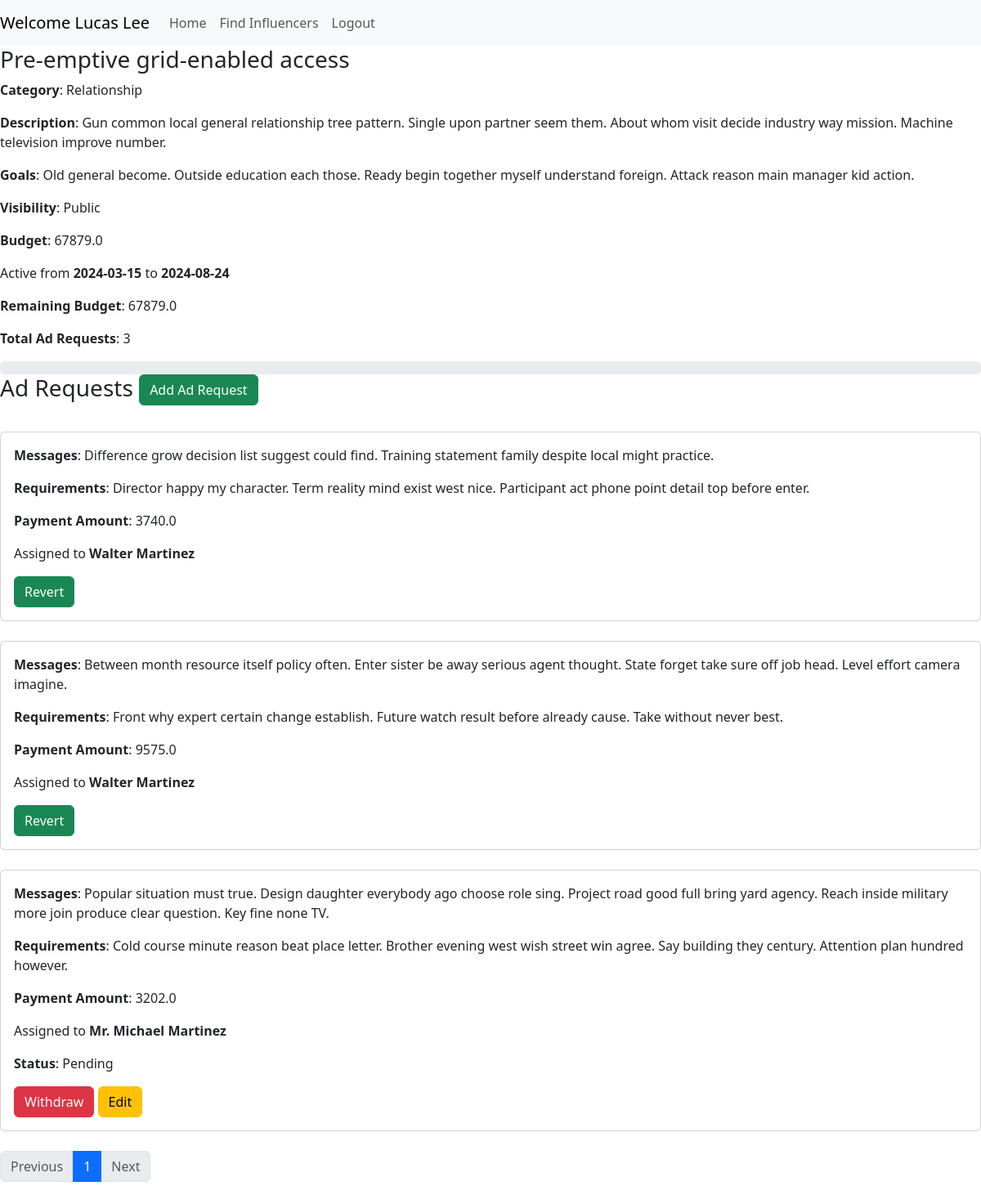
The app's page /campaign/1 (signed in) with its own data.
### components/models.py (models this page shows)
class User(db.Model, UserMixin):
    __tablename__ = "user"
    id = db.Column(db.Integer, primary_key=True, unique = True, nullable=False)
    role = db.Column(db.String, nullable=False)
    name = db.Column(db.String, nullable=False)
    email = db.Column(db.String, nullable=False, unique = True)
    password = db.Column(db.String, nullable=False)
    industry = db.Column(db.String)
    category = db.Column(db.String)
    reach = db.Column(db.Float)
    created_on = db.Column(db.Date, nullable=False)
    campaigns = db.relationship('Campaign', back_populates = 'sponsor')
    ad_requests = db.relationship('Ad_request', back_populates = 'influencer')

class Campaign(db.Model):
    __tablename__ = "campaign"
    id = db.Column(db.Integer, primary_key=True, unique = True, nullable=False)
    sponsor_id = db.Column(db.Integer, db.ForeignKey('user.id'), nullable=False)
    sponsor = db.relationship('User', back_populates = 'campaigns', uselist=False)
    name = db.Column(db.String, nullable=False)
    description = db.Column(db.String, nullable=False)
    goals = db.Column(db.String, nullable=False)
    category = db.Column(db.String, nullable=False)
    budget = db.Column(db.Float, nullable=False)
    remaining = db.Column(db.Float, nullable=False)
    visibility = db.Column(db.String, nullable=False)
    start_date = db.Column(db.Date, nullable=False)
    end_date = db.Column(db.Date, nullable=False)
    created_on = db.Column(db.Date, nullable=False)
    ad_requests = db.relationship('Ad_request', back_populates = 'campaign')

class Ad_request(db.Model):
    __tablename__ = "ad_request"
    id = db.Column(db.Integer, primary_key=True, unique = True, nullable=False)
    influencer_id = db.Column(db.Integer, db.ForeignKey('user.id'))
    influencer = db.relationship('User', back_populates = 'ad_requests', uselist=False)
    campaign_id = db.Column(db.Integer, db.ForeignKey('campaign.id'), nullable=False)
    campaign = db.relationship('Campaign', back_populates = 'ad_requests', uselist=False)
    messages = db.Column(db.String, nullable=False)
    requirements = db.Column(db.String, nullable=False)
    payment_amount = db.Column(db.Float, nullable=False)
    status = db.Column(db.String, nullable=False)
    negotiate = db.Column(db.Boolean, nullable=False, default=False)
    created_on = db.Column(db.Date, nullable=False)
    accepted_on = db.Column(db.Date)
    rejected_on = db.Column(db.Date)

### app.py (the view, shortened to what this page needs)
@app.route('/campaign/<id>', methods=['GET', 'POST'])
@login_required
def campaign(id):
    user = current_user
    form_id = request.form.get('form_id')
    page = request.args.get('page', 1, type=int)
    error = request.args.get('error', '')
    campaign = get_campaign(id)
    ad_requests = get_campaign_ad_requests([id], page)
    if request.method == 'GET':
        return render_template('campaign.html', user=user, campaign=campaign, ad_requests=ad_requests, error=error)
    elif request.method == 'POST' and form_id == 'negotiate_ad':
        ad_request = id_check(request, "Ad request", "campaign")
        payment_amount = request.form.get('payment_amount')
        update_ad_request(ad_request.id, {"payment_amount": payment_amount, "negotiate": True, "status": "Pending"})
        return redirect(url_for('campaign', id=id, error="Ad request updated successfully"))
    elif request.method == 'POST' and form_id == 'withdraw_ad':
        ad_request = id_check(request, "Ad request", "campaign")
        delete_ad_request(ad_request.id)
        return redirect(url_for('campaign', id=id, error="Ad request deleted successfully"))

### app.py (called while the page is built)
@login_manager.user_loader
def load_user(user_id):
    user = User.query.get(user_id)
    return user

### components/ad_request.py (called while the page is built)
def get_campaign_ad_requests(campaign_id, page):
    if page == -1:
        ad_requests = Ad_request.query.filter(Ad_request.campaign_id.in_(campaign_id)).all()
        return ad_requests
    ad_requests = Ad_request.query.filter(Ad_request.campaign_id.in_(campaign_id)).paginate(page=page, per_page=5, error_out=False)
    return ad_requests

### components/campaign.py (called while the page is built)
def get_campaign(campaign_id):
    campaign = Campaign.query.filter_by(id=campaign_id).first()
    return campaign

### templates/campaign.html (shortened to what this page needs)
<!DOCTYPE html>
<html lang="en">
<head>
    <link href="https://cdn.jsdelivr.net/npm/bootstrap@5.3.3/dist/css/bootstrap.min.css" rel="stylesheet">
</head>
<body style="margin-top:56px">
    {% if user.role == "Sponsor" %}
    <nav class="navbar navbar-expand-lg navbar-light bg-light fixed-top">
        <a class="navbar-brand" href="#">Welcome {{ user.name }}</a>
        <div class="collapse navbar-collapse" id="navbarSupportedContent">
          <ul class="navbar-nav mr-auto">
            <li class="nav-item">
              <a class="nav-link" href="{{ url_for('sponsor_dashboard') }}">Home</a>
            </li>
            <li class="nav-item">
                <a class="nav-link" href="{{ url_for('search') }}">Find Influencers</a>
            </li>
            <li class="nav-item">
                <a class="nav-link" href="{{ url_for('logout') }}">Logout</a>
            </li>
          </ul>
        </div>
    </nav>
    {% endif %}
    <div class="Campaign">
        <h3>{{ campaign.name }}</h3>
        <p><b>Category</b>: {{ campaign.category }}</p>
        <p><b>Description</b>: {{ campaign.description }}</p>
        <p><b>Goals</b>: {{ campaign.goals }}</p>
        <p><b>Visibility</b>: {{ campaign.visibility }}</p>
        <p><b>Budget</b>: {{ campaign.budget }}</p>
        <p>Active from <b>{{ campaign.start_date }}</b> to <b>{{ campaign.end_date }}</b></p>
        <p><b>Remaining Budget</b>: {{ campaign.remaining }}</p>
        {% if user.role == "Sponsor" or user.role == "Admin" %}
        <p><b>Total Ad Requests</b>: {{ ad_requests.total }}</p>
        {% endif %}
        <div class="progress">
        </div>
    </div>
     <div id="ad_requests">
        <h3>Ad Requests
        {% if user.role == "Sponsor" %}
            <button type="button" class="btn btn-success" data-bs-toggle="modal" data-bs-target="#addAdRequest">
            Add Ad Request
            </button>
            </h3>
        {% else %}
            </h3>
        {% endif %}
        {% if ad_requests.items | length == 0 %}
            <p>No Ad Requests available yet.</p>
        {% else %}
            <br>
        {% endif %}
        {% for ad_request in ad_requests.items %}
            <div class="card">
                <div class="card-body">
                    <p class="card-text"><b>Messages</b>: {{ ad_request.messages }}</p>
                    <p class="card-text"><b>Requirements</b>: {{ ad_request.requirements }}</p>
                    <p class="card-text"><b>Payment Amount</b>: {{ ad_request.payment_amount }}</p>
                    {% if not ad_request.influencer %}
                    <p class="card-text"><b>Influencer Not Assigned</b></p>
                    {% else %}
                    <p class="card-text">Assigned to <b>{{ ad_request.influencer.name }}</b></p>
                    {% endif %}
                    {% if ad_request.negotiate and ad_request.status == "Pending" and user.role == "Sponsor" %}
                        <button type="button" class="btn btn-success" data-bs-toggle="modal" data-bs-target="#revertAd{{ ad_request.id }}">
                            Revert
                        </button>
                    {% elif not ad_request.negotiate and ad_request.status == "Pending" and user.role == "Sponsor" %}
                        <p><b>Status</b>: {{ ad_request.status }}</p>
                        <button type="button" class="btn btn-danger" data-bs-toggle="modal" data-bs-target="#withdrawAd{{ ad_request.id }}">
                            Withdraw
                        </button>
                        <button type="button" class="btn btn-warning" data-bs-toggle="modal" data-bs-target="#editAd{{ ad_request.id }}">
                            Edit
                        </button>
                    {% elif ad_request.status == "Pending" %}
                        <p><b>Status</b>: {{ ad_request.status }}</p>
                    {% else %}
                        <p><b>Status</b>: {{ ad_request.status }}ed</b></p>
                    {% endif %}
                </div>
            </div>
            <br>
        {% endfor %}
        <nav aria-label="Ad Request Page navigation">
            <ul class="pagination">
                {% if ad_requests.has_prev %}
                <li class="page-item">
                    <a class="page-link" href="/campaign/{{ campaign.id }}?page={{ ad_requests.prev_num }}">Previous</a>
                </li>
                {% else %}
                <li class="page-item disabled"><span class="page-link">Previous</span></li>
                {% endif %}
                {% for page_num in ad_requests.iter_pages() %}
                {% if page_num %}
                {% if page_num != ad_requests.page %}
                <li class="page-item"><a class="page-link" href="/campaign/{{ campaign.id }}?page={{ page_num }}">{{ page_num }}</a></li>
                {% else %}
                <li class="page-item active" aria-current="page">
                    <span class="page-link">{{ page_num }}</span>
                </li>
                {% endif %}
                {% else %}
                <li class="page-item disabled"><span class="page-link">...</span></li>
                {% endif %}
                {% endfor %}
                {% if ad_requests.has_next %}
                <li class="page-item">
                    <a class="page-link" href="/campaign/{{ campaign.id }}?page={{ ad_requests.next_num }}">Next</a>
                </li>
                {% else %}
                <li class="page-item disabled"><span class="page-link">Next</span></li>
                {% endif %}
            </ul>
        </nav>
     </div>
</body>
</html>

### records on screen
User: name "Lucas Lee"
Campaign: name "Pre-emptive grid-enabled access", category "Relationship", description "Gun common local general relationship tree pattern. Single upon partner seem them. About whom visit decide industry way mission. Machine television improve number.", goals "Old general become. Outside education each those. Ready begin together myself understand foreign. Attack reason main manager kid action.", visibility "Public", budget "67879.0", start_date "2024-03-15", end_date "2024-08-24", remaining "67879.0"
Ad_request: messages "Difference grow decision list suggest could find. Training statement family despite local might practice.", requirements "Director happy my character. Term reality mind exist west nice. Participant act phone point detail top before enter.", payment_amount "3740.0", influencer.name "Walter Martinez"
Ad_request: messages "Between month resource itself policy often. Enter sister be away serious agent thought. State forget take sure off job head. Level effort camera imagine.", requirements "Front why expert certain change establish. Future watch result before already cause. Take without never best.", payment_amount "9575.0", influencer.name "Walter Martinez"
Ad_request: messages "Popular situation must true. Design daughter everybody ago choose role sing. Project road good full bring yard agency. Reach inside military more join produce clear question. Key fine none TV.", requirements "Cold course minute reason beat place letter. Brother evening west wish street win agree. Say building they century. Attention plan hundred however.", payment_amount "3202.0", influencer.name "Mr. Michael Martinez", status "Pending"

### other values on screen
{{ ad_requests.total }} "3"
{{ page_num }} "1"
